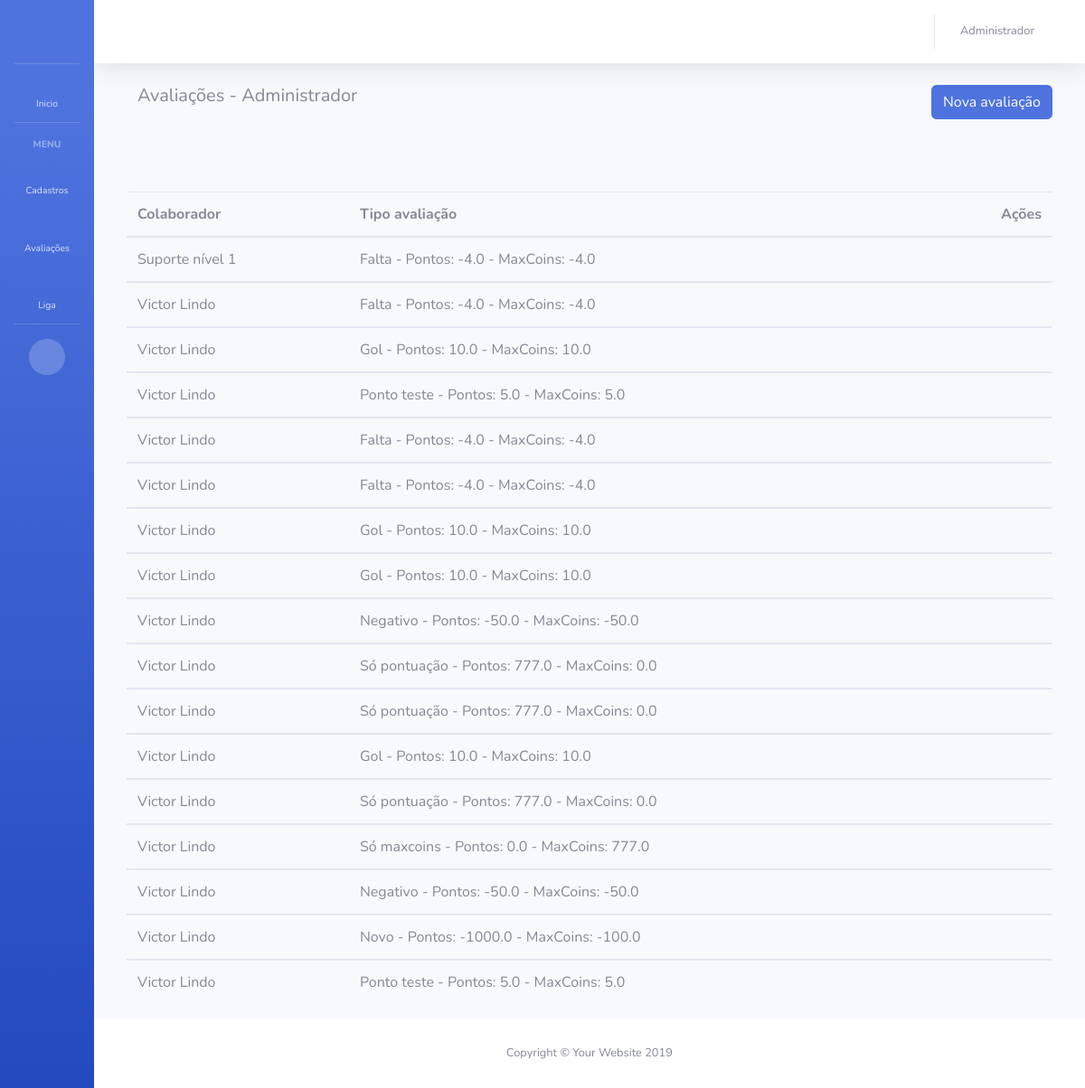
The page /avaliacoes/ (signed in) on the database as committed earlier.
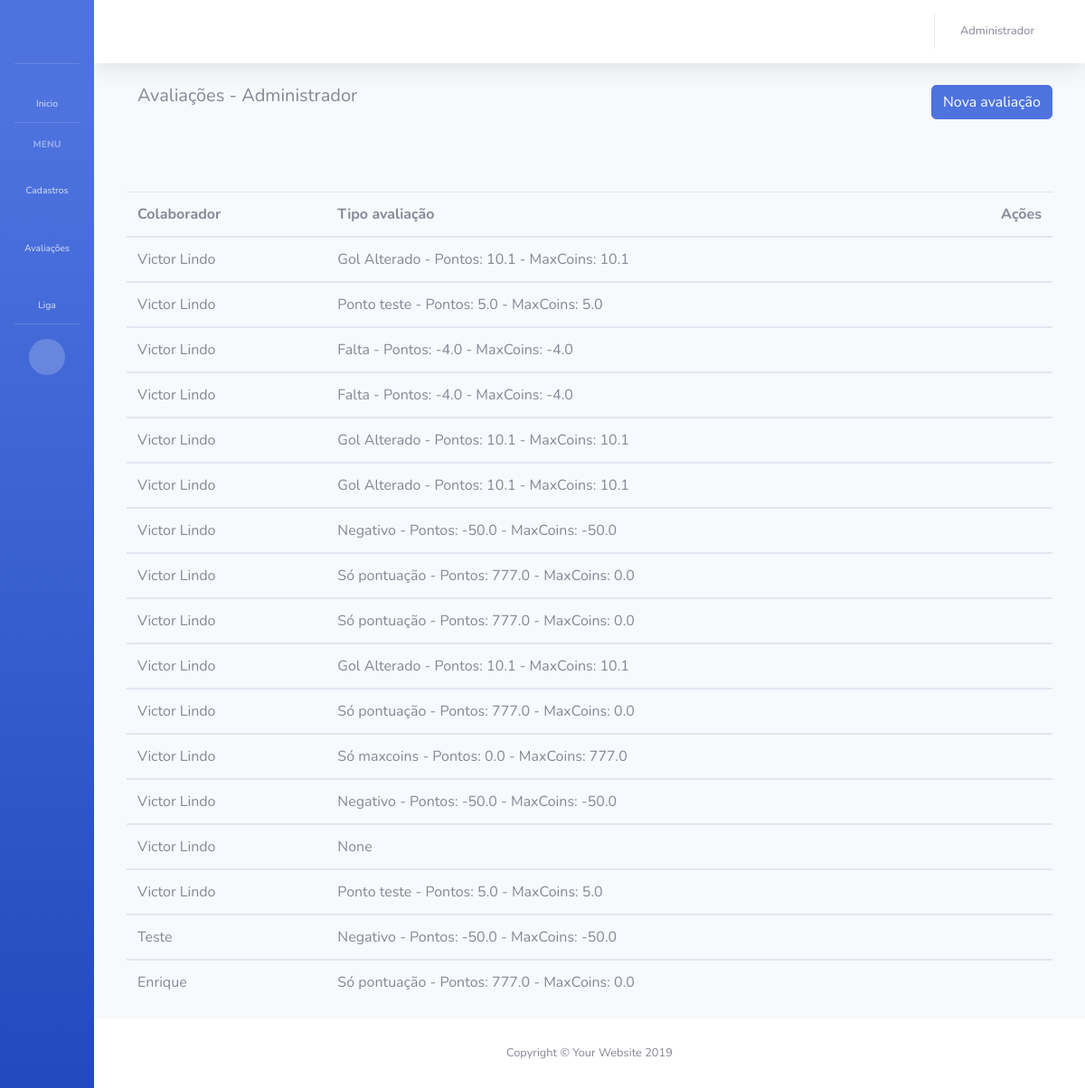
The same page on the database as committed later.
### app_maxliga/models.py (models this page shows, shortened)
class Colaborador(models.Model):
    usuario = models.OneToOneField(User, on_delete=models.SET_NULL, blank=True, null=True, verbose_name='Usuário')
    departamento = models.ForeignKey(Departamento, on_delete=models.SET_NULL, blank=True, null=True, verbose_name='Cargo do colaborador')
    liga = models.ForeignKey(Liga, on_delete=models.SET_NULL, blank=True, null=True, verbose_name='Liga do colaborador')
    nome = models.CharField('Nome do funcionário', max_length=128)
    data_cadastro = models.DateTimeField('Data de criação', auto_now_add=True)
    pontuacao = models.FloatField('Pontuação colaborador', blank=True, default=0)
    maxcoins = models.FloatField('MaxCoins colaborador', blank=True, default=0)
    def __str__(self):
        return self.nome

class LancamentoAvaliacao(models.Model):
    avaliador = models.ForeignKey(Colaborador, on_delete=models.SET_NULL, blank=True, null=True, verbose_name='Avaliador', related_name='avaliador_colaborador')
    colaborador = models.ForeignKey(Colaborador, on_delete=models.SET_NULL, blank=True, null=True, verbose_name='Colaborador', related_name='colaborador_colaborador')
    tipo_ponto = models.ForeignKey(TipoPonto, on_delete=models.SET_NULL, blank=True, null=True, verbose_name='Tipo de ponto')
    descricao = models.TextField('Descrição do lançamento', max_length=300)
    data_lancamento = models.DateTimeField('Data de criação', auto_now_add=True)

class TipoPonto(models.Model):
    nome = models.CharField('Nome tipo de ponto', max_length=128)
    qtd_ponto = models.FloatField('Quantidade de pontos', blank=True, default=0)
    qtd_maxcoins = models.FloatField('Quantidade de MaxCoins', blank=True, default=0)
    data_cadastro = models.DateTimeField('Data de criação', auto_now_add=True)
    def __str__(self):
        return str(self.nome) + '   - Pontos: ' + str(self.qtd_ponto) + '   - MaxCoins: ' + str(self.qtd_maxcoins)

### app_maxliga/views.py (the view)
# urls.py: path('avaliacoes/', lista_avaliacoes, name='lista_avaliacoes'),
@login_required
def lista_avaliacoes(request):
    user = request.user.id
    colaborador = Colaborador.objects.get(usuario=user)
    if colaborador.departamento.admin == True:
        avaliacoes = LancamentoAvaliacao.objects.all()
        data = {
            'colaborador': colaborador,
            'avaliacoes': avaliacoes
        }
        return render(request, 'app_maxliga/lista_avaliacoes.html', data)
    else:
        return redirect('home')

### app_maxliga/templates/app_maxliga/lista_avaliacoes.html
{% extends 'base.html' %}
{% block BodyHeading %}
{% if colaborador.departamento.admin == True %}
    <div class="container">
        <div class="row">
            <div class="col">
                <h5>Avaliações - {{colaborador}}</h5>
            </div>
            <div class="text-right">
                <a href="{% url 'cadastrar_avaliacao' %}" class="btn btn-primary btn-block" role="button">Nova avaliação</a>
            </div>
        </div>
        <div class="row" style="margin-top:80px;">
            <table class="table">
                <thead>
                <tr>
                    <th scope="col">Colaborador</th>
                    <th scope="col">Tipo avaliação</th>
                    <th class="text-right" scope="col">Ações</th>
                </tr>
                </thead>
                {% for avaliacao in avaliacoes %}
                <tbody>
                <tr>
                    <td>{{ avaliacao.colaborador }}</td>
                    <td>{{ avaliacao.tipo_ponto }}</td>
                    <td class="text-right">
                        <a href="{% url 'excluir_avaliacao' avaliacao.id %}">
                            <i class="fas fa-trash fa-fw" style="color: rgb(230, 17, 17);"></i>
                        </a>
                    </td>
                </tr>
                </tbody>
                {% endfor %}
            </table>
        </div>
    </div>
{% endif %}
{% endblock %}

### app_maxliga/templates/base.html (shortened to what this page needs)
{% load static %}
<!DOCTYPE html>
<html lang="pt-br">
<head>
  <link href="{% static 'vendor/fontawesome-free/css/all.min.css' %}" rel="stylesheet" type="text/css">
  <link href="{% static 'css/sb-admin-2.min.css' %}" rel="stylesheet">
</head>
<body id="page-top">
  <div id="wrapper">
    <ul class="navbar-nav bg-gradient-primary sidebar sidebar-dark accordion toggled" id="accordionSidebar">
      <a class="sidebar-brand d-flex align-items-center justify-content-center" href="{% url 'home' %}">
        <div class="sidebar-brand-icon">
          <i class="fas fa-grip-lines"></i>
        </div>
      </a>
      <hr class="sidebar-divider my-0">
      <li class="nav-item">
        <a class="nav-link" href="{% url 'home' %}">
          <i class="fas fa-fw fa-home"></i>
          <span>Inicio</span></a>
      </li>
      <hr class="sidebar-divider">
      <div class="sidebar-heading">
        Menu
      </div>
      {% if colaborador.departamento.admin == True %}
      <li class="nav-item">
        <a class="nav-link collapsed" href="#" data-toggle="collapse" data-target="#collapseUtilities" aria-expanded="true" aria-controls="collapseUtilities">
          <i class="fas fa-fw fa-wrench"></i>
          <span>Cadastros</span>
        </a>
      </li>
      {% endif %}
      <li class="nav-item">
        <a class="nav-link collapsed" href="#" data-toggle="collapse" data-target="#collapsePages" aria-expanded="true" aria-controls="collapsePages">
          <i class="fas fa-fw fa-stream"></i>
          <span>Avaliações</span>
        </a>
      </li>
      <li class="nav-item">
        <a class="nav-link collapsed" href="#" data-toggle="collapse" data-target="#collapseRanking" aria-expanded="true" aria-controls="collapsePages">
          <i class="fas fa-fw fa-flag"></i>
          <span>Liga</span>
        </a>
      </li>
      <hr class="sidebar-divider d-none d-md-block">
      <div class="text-center d-none d-md-inline">
        <button class="rounded-circle border-0" id="sidebarToggle"></button>
      </div>
    </ul>
    <div id="content-wrapper" class="d-flex flex-column">
      <div id="content">
        <nav class="navbar navbar-expand navbar-light bg-white topbar mb-4 static-top shadow">
          <ul class="navbar-nav ml-auto">
            <li class="nav-item dropdown no-arrow mx-1">
              <a class="nav-link dropdown-toggle" href="#" id="alertsDropdown" role="button" data-toggle="dropdown" aria-haspopup="true" aria-expanded="false">
                <i class="fas fa-bell fa-fw"></i>
              </a>
            </li>
            <li class="nav-item dropdown no-arrow">
              <a class="nav-link dropdown-toggle" href="#" id="userDropdown" role="button" data-toggle="dropdown" aria-haspopup="true" aria-expanded="false">
                <span class="mr-2 d-none d-lg-inline text-gray-600 small">{{ colaborador.nome }}</span>
                <i class="fas fa-user fa-fw"></i>
              </a>
            </li>
          </ul>
        </nav>
        <div class="container-fluid">
          {% block BodyHeading %}
          {% endblock %}
        </div>
      </div>
      <footer class="sticky-footer bg-white">
        <div class="container my-auto">
          <div class="copyright text-center my-auto">
            <span>Copyright &copy; Your Website 2019</span>
          </div>
        </div>
      </footer>
    </div>
  </div>
</body>
</html>

Rows that differ between the two databases and show on the page:
removed LancamentoAvaliacao: colaborador "Suporte nível 1", tipo_ponto "Falta - Pontos: -4.0 - MaxCoins: -4.0"
removed LancamentoAvaliacao: colaborador "Victor Lindo", tipo_ponto "Falta - Pontos: -4.0 - MaxCoins: -4.0"
changed through a linked row, LancamentoAvaliacao (number 1 of 17 on the later page): tipo_ponto "Gol - Pontos: 10.0 - MaxCoins: 10.0" → "Gol Alterado - Pontos: 10.1 - MaxCoins: 10.1"
changed through a linked row, LancamentoAvaliacao (number 5 of 17 on the later page): tipo_ponto "Gol - Pontos: 10.0 - MaxCoins: 10.0" → "Gol Alterado - Pontos: 10.1 - MaxCoins: 10.1"
changed through a linked row, LancamentoAvaliacao (number 6 of 17 on the later page): tipo_ponto "Gol - Pontos: 10.0 - MaxCoins: 10.0" → "Gol Alterado - Pontos: 10.1 - MaxCoins: 10.1"
changed through a linked row, LancamentoAvaliacao (number 10 of 17 on the later page): tipo_ponto "Gol - Pontos: 10.0 - MaxCoins: 10.0" → "Gol Alterado - Pontos: 10.1 - MaxCoins: 10.1"
changed LancamentoAvaliacao: tipo_ponto "Novo - Pontos: -1000.0 - MaxCoins: -100.0" → "None"
added LancamentoAvaliacao: colaborador "Teste", tipo_ponto "Negativo - Pontos: -50.0 - MaxCoins: -50.0"
added LancamentoAvaliacao: colaborador "Enrique", tipo_ponto "Só pontuação - Pontos: 777.0 - MaxCoins: 0.0"
